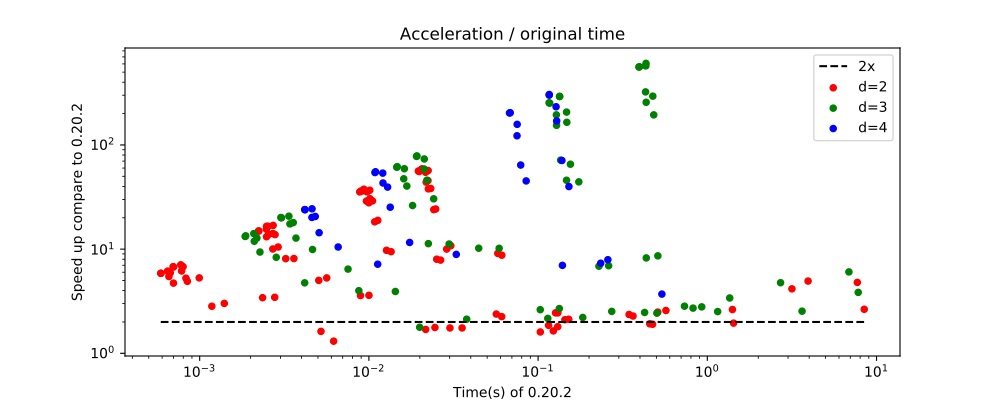

Source code (Python):
import matplotlib.pyplot as plt
import pandas
name = "../../scikit-learn/results/bench_polynomial_features.csv"
df = pandas.read_csv(name)
df['speedup'] = df['time_0_20_2'] / df['time_current']
plt.close('all')
fig, ax = plt.subplots(nrows=1, ncols=1, figsize=(10, 4))
for color, degree in zip('rgby', sorted(set(df.degree))):
    subdf = df[df.degree == degree]
    subdf.plot(x="time_0_20_2", y="speedup", logx=True, logy=True,
               kind="scatter", ax=ax, label="d=%d" % degree,
               c=color)
ax.set_xlabel("Time(s) of 0.20.2\n.")
ax.set_ylabel("Speed up compare to 0.20.2")
ax.set_title("Acceleration / original time")
ax.plot([df.time_0_20_2.min(), df.time_0_20_2.max()], [2, 2],
        "--", c="black", label="2x")
ax.legend()
plt.show()
